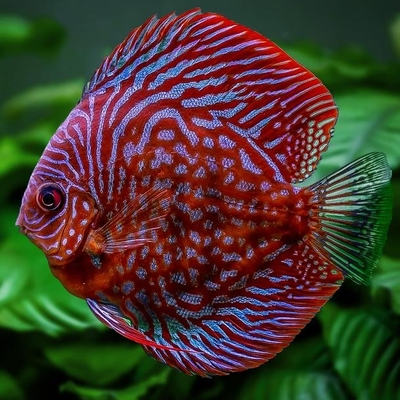
#> input picture DTUImageAnalysis-main/Exam Prep/online-test-exam/Fish/discus.jpg, 400 x 400 px
$ python exercise-8.py
#> lines starting #> are read from the running program, lines starting #| are printed output that depends on the picture
import os
import numpy as np
from PIL import Image
import matplotlib.pyplot as plt
from sklearn.decomposition import PCA

# Check current working directory and list files
print("Current working directory:", os.getcwd())
print("Files in the current directory:", os.listdir('.'))

# Paths to the images
fish_images = ["Fish/discus.jpg", "Fish/guppy.jpg", "Fish/kribensis.jpg", "Fish/neon.jpg", "Fish/oscar.jpg",
               "Fish/platy.jpg", "Fish/rummy.jpg", "Fish/scalare.jpg", "Fish/tiger.jpg", "Fish/zebra.jpg"]


# Load the images and convert each to grayscale
def load_images(image_paths):
    images = []
    for path in image_paths:
        img = Image.open(path).convert('L')  # Convert to grayscale
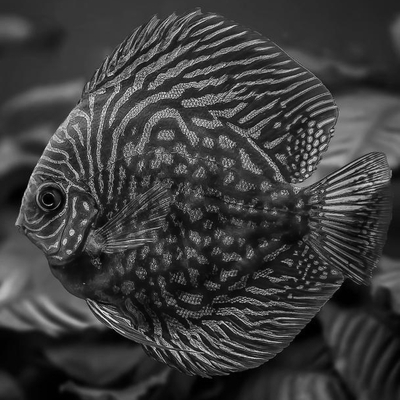
#> img: PIL image 400x400 L; min 0, max 243, mean 60.9
        img = img.resize((100, 100))         # Resize to 100x100
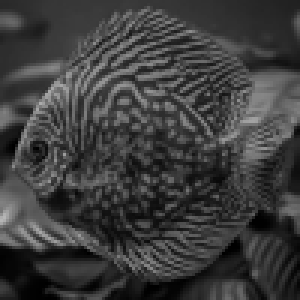
#> img: PIL image 100x100 L (shown 3 times larger); min 0, max 182, mean 60.9
        images.append(np.array(img))
#> pass 2 of the loop in load_images, `for path in image_paths:`:
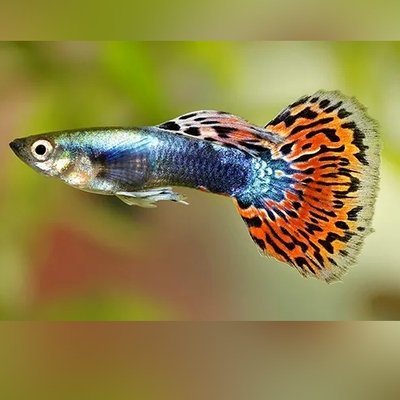
#> input picture DTUImageAnalysis-main/Exam Prep/online-test-exam/Fish/guppy.jpg, 400 x 400 px
#> in load_images, `img = Image.open(path).convert('L')`:
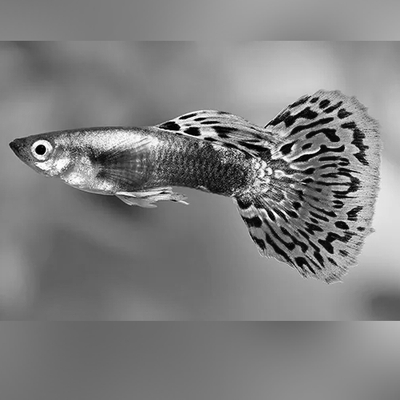
#> img: PIL image 400x400 L; min 0, max 255, mean 128.2
#> in load_images, `img = img.resize((100, 100))`:
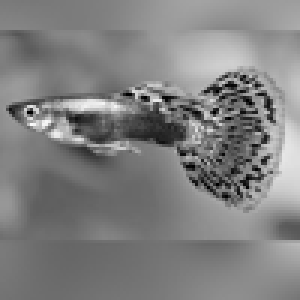
#> img: PIL image 100x100 L (shown 3 times larger); min 0, max 251, mean 128.2
#> pass 3 of the loop in load_images, `for path in image_paths:`:
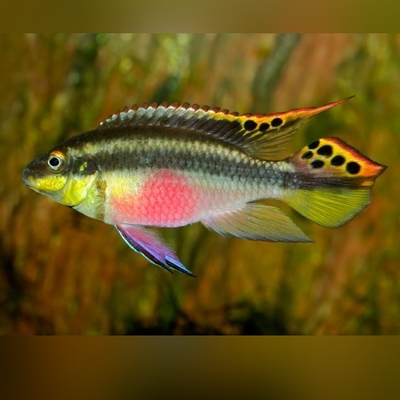
#> input picture DTUImageAnalysis-main/Exam Prep/online-test-exam/Fish/kribensis.jpg, 400 x 400 px
#> in load_images, `img = Image.open(path).convert('L')`:
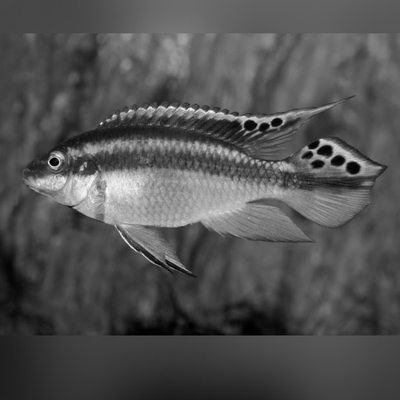
#> img: PIL image 400x400 L; min 0, max 249, mean 81.9
#> in load_images, `img = img.resize((100, 100))`:
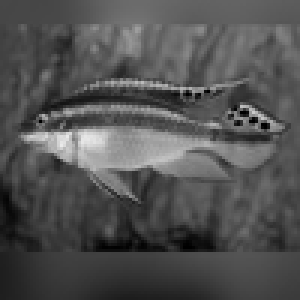
#> img: PIL image 100x100 L (shown 3 times larger); min 0, max 234, mean 81.9
#> the loop made 5 passes; the first 3 are shown
    return images

#> (the run stopped early here; a loop or call above may not have finished)
